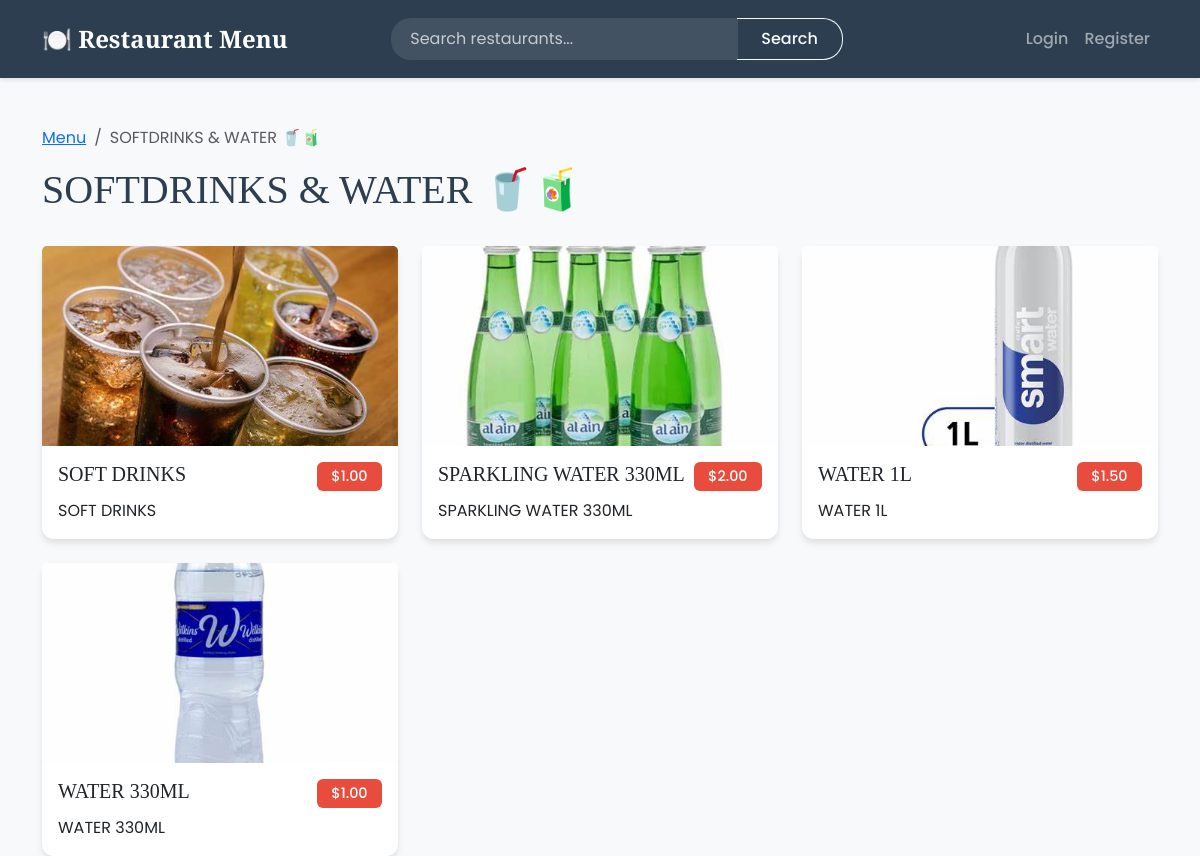
Screenshot of /category/1/items/ with the database file from the repository.
### menu/models.py (models this page shows, shortened)
class MenuCategory(models.Model):
    name = models.CharField(max_length=100)
    restaurant = models.ForeignKey(Restaurant, on_delete=models.CASCADE, related_name='categories')
    order = models.IntegerField(default=0)
    class Meta:
        verbose_name_plural = 'Menu Categories'
        ordering = ['order', 'name']

class MenuItem(models.Model):
    category = models.ForeignKey(MenuCategory, on_delete=models.CASCADE, related_name='items')
    name = models.CharField(max_length=200)
    description = models.TextField()
    price = models.DecimalField(max_digits=10, decimal_places=2)
    photo = models.ImageField(upload_to='menu_items/', blank=True, null=True)
    order = models.IntegerField(default=0)
    is_available = models.BooleanField(default=True)
    class Meta:
        ordering = ['order', 'name']

### menu/views.py (the view)
# urls.py: path('category/<int:category_id>/items/', views.MenuItemListView.as_view(), name='menu_items'),
class MenuItemListView(ListView):
    model = MenuItem
    template_name = 'menu/menu_items.html'
    context_object_name = 'items'
    def dispatch(self, request, *args, **kwargs):
        self.category = get_object_or_404(MenuCategory, id=self.kwargs['category_id'])
        if request.user.is_authenticated and request.user != self.category.restaurant:
            messages.warning(request, "You can only view items from your own restaurant's menu.")
            return redirect('menu:restaurant_menu', restaurant_id=request.user.id)
        return super().dispatch(request, *args, **kwargs)
    def get_queryset(self):
        return MenuItem.objects.filter(category=self.category)
    def get_context_data(self, **kwargs):
        context = super().get_context_data(**kwargs)
        context['category'] = self.category
        return context

### menu/templates/menu/menu_items.html (shortened to what this page needs)
{% extends "menu/base.html" %}
{% block content %}
<div class="container mt-5">
    <nav aria-label="breadcrumb">
        <ol class="breadcrumb">
            <li class="breadcrumb-item"><a href="{% url 'menu:restaurant_menu' category.restaurant.id %}">Menu</a></li>
            <li class="breadcrumb-item active">{{ category.name }}</li>
        </ol>
    </nav>
    <div class="d-flex justify-content-between align-items-center mb-4">
        <h1>{{ category.name }}</h1>
    </div>
    <div class="row row-cols-1 row-cols-md-2 row-cols-lg-3 g-4">
        {% for item in items %}
        <div class="col">
            <div class="card h-100 {% if not item.is_available %}opacity-50{% endif %}">
                {% if item.photo %}
                <img src="{{ item.photo.url }}" class="card-img-top" alt="{{ item.name }}" style="height: 200px; object-fit: cover;">
                {% endif %}
                <div class="card-body">
                    <div class="d-flex justify-content-between align-items-start mb-2">
                        <h5 class="card-title mb-0">{{ item.name }}</h5>
                        <span class="badge bg-primary">${{ item.price }}</span>
                    </div>
                    <p class="card-text">{{ item.description }}</p>
                </div>
            </div>
        </div>
        {% empty %}
        <div class="col-12">
            <div class="alert alert-info">
                <p class="mb-0">No items in this category yet.</p>
            </div>
        </div>
        {% endfor %}
    </div>
</div>
{% endblock %}

### menu/templates/menu/base.html (style rules this page uses)
:root { --primary-color: #2c3e50; --accent-color: #e74c3c; --text-color: #2c3e50; --background-light: #f8f9fa; --card-shadow: 0 4px 6px rgba(0, 0, 0, 0.1); }
body { font-family: 'Poppins', sans-serif; color: var(--text-color); background-color: var(--background-light); }
h1, h2, h3, h4, h5, h6 { font-family: 'Playfair Display', serif; }
.card { border: none; border-radius: 12px; box-shadow: var(--card-shadow); transition: transform 0.3s ease, box-shadow 0.3s ease; background: white; }
.badge.bg-primary { background-color: var(--accent-color) !important; padding: 0.5em 1em; font-size: 0.9rem; font-weight: 500; }

### rows the page displays
MenuCategory: name "SOFTDRINKS & WATER 🥤🧃"
MenuItem: photo (picture), name "SOFT DRINKS", price "1.00", description "SOFT DRINKS"
MenuItem: photo (picture), name "SPARKLING WATER 330ML", price "2.00", description "SPARKLING WATER 330ML"
MenuItem: photo (picture), name "WATER 1L", price "1.50", description "WATER 1L"
MenuItem: photo (picture), name "WATER 330ML", price "1.00", description "WATER 330ML"
